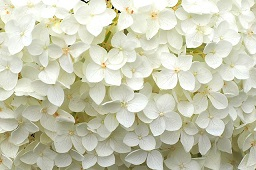
#> input picture FlowerPatch.jpg, 256 x 170 px
$ jupyter execute GaussianFilter.ipynb
#> lines starting #> are read from the running program, lines starting #| are printed output that depends on the picture
[cell 1]
import cv2 as cv
import math
import numpy as np
from matplotlib import pyplot as plt

### 1D Gaussian Function

this computes the gaussian number based on function of

[cell 2]
def Gauss1D(x, s):
  upperex = - ( math.pow(x, 2) / ( 2 * math.pow(s, 2) ) )
  upperside = math.pow( math.e, upperex )
  lowerside = math.sqrt(2 * math.pi) * s
  return (upperside / lowerside)

### 2D Gaussian Kernel

This creates a 2D gaussaian kernel from the 1D Gaussaian function, first by placing it inside a list with the length of _size_ afterwards it computes the gaussaian value with `Gauss1D` on each possible possition. afterwards it converts it into a numpy matrix that then transposed and calculate the dot product from the matrix to get the 2D kernel.

Additional notes that Gaussian operation is a _Circular operation_ this is why we could get a 2D kernel from a 1D kernel via transposation and dot product

[cell 3]
def sizedGaussKernel(size, sigma):
  k = []

  halfsize = int(size / 2)

  for i in range( -halfsize, (halfsize + 1) ):
    k.append( Gauss1D(i, sigma) )

  Matrix1DGauss = np.matrix(k)

  return np.dot(
      Matrix1DGauss.T,
      Matrix1DGauss
      )

### Testing on images

[cell 4]
def showimg(image, title = ""):
    plt.imshow(image)
    plt.axis("off")
    plt.title(title)
    plt.show()

[cell 5]
image_source = cv.imread('FlowerPatch.jpg', cv.IMREAD_COLOR)
#> image_source is the input picture: shape (170, 256, 3); mean B, G, R 179.4, 203, 202.5
image_source = cv.cvtColor(image_source, cv.COLOR_BGR2RGB)
showimg(image_source, "Source Image")

[cell 6]
kernel = sizedGaussKernel(11, 0.8)

blurred_image = cv.filter2D(image_source, -1, kernel)
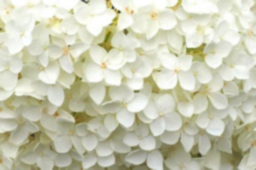
#> blurred_image: shape (170, 256, 3); mean R, G, B 202.5, 203, 179.4

showimg(blurred_image, "Gaussian 11x11 Sigma = 0.8")
